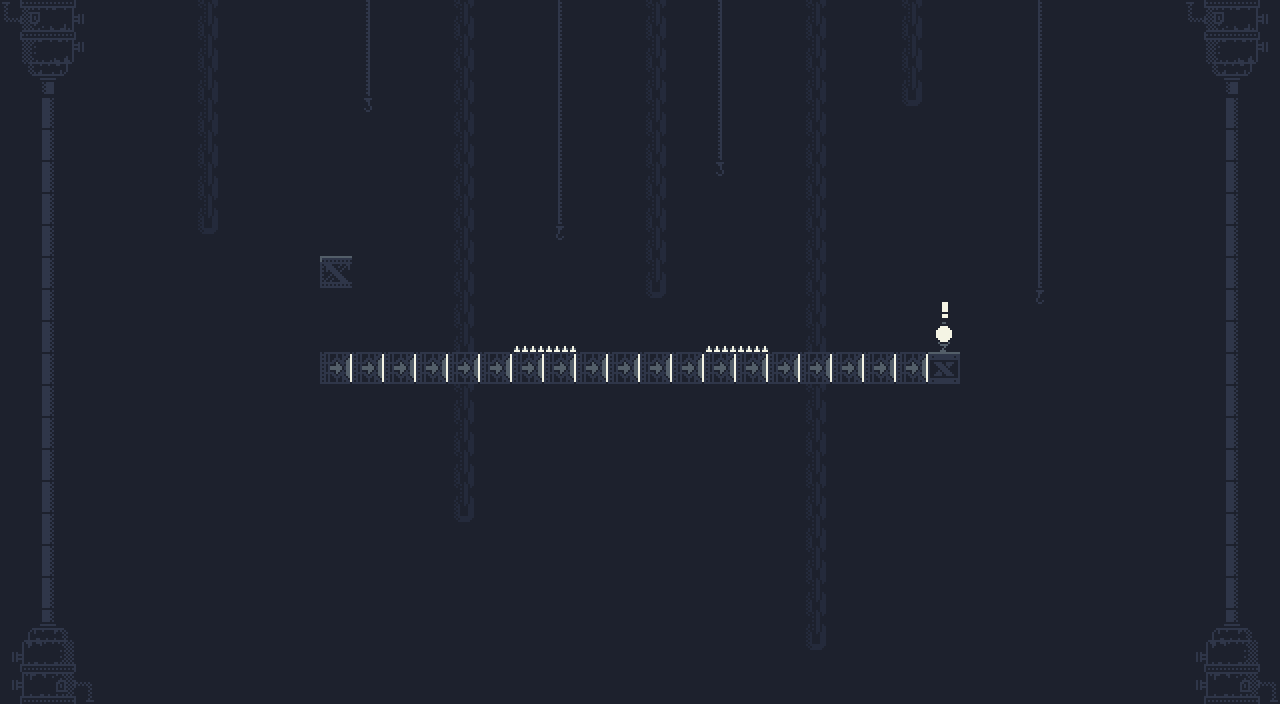

A 2D game scene composited from a Tiled map and its tileset images. What follows is a short description and the map's XML, with every tile layer's data as written:
An orthogonal 40x22 tile map with 32x32 px tiles, 3 tile layers (Background, Ground, Foreground) and 3 objects (Spawn, Win).

<map version="1.10" tiledversion="1.12.1" orientation="orthogonal" renderorder="right-down" width="40" height="22" tilewidth="32" tileheight="32" infinite="0" backgroundcolor="#1d212d" nextlayerid="5" nextobjectid="9">
 <editorsettings>
  <export target="level3.json" format="json" />
 </editorsettings>
 <tileset firstgid="1" name="0x72-industrial-tileset-32px-extruded" tilewidth="32" tileheight="32" spacing="2" margin="1" tilecount="1024" columns="32">
  <image source="0x72-industrial-tileset-32px-extruded.png" width="1088" height="1088" />
  <tile id="5">
   <properties>
    <property name="collides" type="bool" value="true" />
   </properties>
  </tile>
  <tile id="12">
   <properties>
    <property name="collides" type="bool" value="true" />
   </properties>
  </tile>
  <tile id="13">
   <properties>
    <property name="collides" type="bool" value="true" />
   </properties>
  </tile>
  <tile id="14">
   <properties>
    <property name="collides" type="bool" value="true" />
   </properties>
  </tile>
  <tile id="15">
   <properties>
    <property name="collides" type="bool" value="true" />
   </properties>
  </tile>
  <tile id="19">
   <properties>
    <property name="collides" type="bool" value="true" />
   </properties>
  </tile>
  <tile id="20">
   <properties>
    <property name="collides" type="bool" value="true" />
   </properties>
  </tile>
  <tile id="21">
   <properties>
    <property name="collides" type="bool" value="true" />
   </properties>
  </tile>
  <tile id="32">
   <properties>
    <property name="collides" type="bool" value="true" />
   </properties>
  </tile>
  <tile id="33">
   <properties>
    <property name="collides" type="bool" value="true" />
   </properties>
  </tile>
  <tile id="34">
   <properties>
    <property name="collides" type="bool" value="true" />
   </properties>
  </tile>
  <tile id="35">
   <properties>
    <property name="collides" type="bool" value="true" />
   </properties>
  </tile>
  <tile id="36">
   <properties>
    <property name="collides" type="bool" value="true" />
   </properties>
  </tile>
  <tile id="37">
   <properties>
    <property name="collides" type="bool" value="true" />
   </properties>
  </tile>
  <tile id="38">
   <properties>
    <property name="collides" type="bool" value="true" />
   </properties>
  </tile>
  <tile id="39">
   <properties>
    <property name="collides" type="bool" value="true" />
   </properties>
  </tile>
  <tile id="40">
   <properties>
    <property name="collides" type="bool" value="true" />
   </properties>
  </tile>
  <tile id="41">
   <properties>
    <property name="collides" type="bool" value="true" />
   </properties>
  </tile>
  <tile id="42">
   <properties>
    <property name="collides" type="bool" value="true" />
   </properties>
  </tile>
  <tile id="43">
   <properties>
    <property name="collides" type="bool" value="true" />
   </properties>
  </tile>
  <tile id="52">
   <properties>
    <property name="collides" type="bool" value="true" />
   </properties>
  </tile>
  <tile id="53">
   <properties>
    <property name="collides" type="bool" value="true" />
    <property name="isPermanent" type="bool" value="true" />
   </properties>
  </tile>
  <tile id="76">
   <properties>
    <property name="collides" type="bool" value="true" />
    <property name="isSpike" type="bool" value="true" />
   </properties>
   <objectgroup draworder="index">
    <object id="5" x="2" y="26" width="30" height="6" />
   </objectgroup>
  </tile>
  <tile id="77">
   <properties>
    <property name="collides" type="bool" value="true" />
    <property name="isSpike" type="bool" value="true" />
   </properties>
  </tile>
  <tile id="78">
   <properties>
    <property name="collides" type="bool" value="true" />
    <property name="isSpike" type="bool" value="true" />
   </properties>
  </tile>
  <tile id="79">
   <properties>
    <property name="collides" type="bool" value="true" />
    <property name="isSpike" type="bool" value="true" />
   </properties>
  </tile>
  <tile id="84">
   <properties>
    <property name="collides" type="bool" value="true" />
   </properties>
  </tile>
  <tile id="85">
   <properties>
    <property name="collides" type="bool" value="true" />
   </properties>
  </tile>
  <tile id="86">
   <properties>
    <property name="collides" type="bool" value="true" />
   </properties>
  </tile>
  <tile id="87">
   <properties>
    <property name="collides" type="bool" value="true" />
   </properties>
  </tile>
  <tile id="88">
   <properties>
    <property name="collides" type="bool" value="true" />
   </properties>
  </tile>
  <tile id="89">
   <properties>
    <property name="collides" type="bool" value="true" />
   </properties>
  </tile>
  <tile id="108">
   <properties>
    <property name="collides" type="bool" value="true" />
    <property name="isSpike" type="bool" value="true" />
   </properties>
  </tile>
  <tile id="109">
   <properties>
    <property name="collides" type="bool" value="true" />
    <property name="isSpike" type="bool" value="true" />
   </properties>
  </tile>
  <tile id="110">
   <properties>
    <property name="collides" type="bool" value="true" />
    <property name="isSpike" type="bool" value="true" />
   </properties>
  </tile>
  <tile id="111">
   <properties>
    <property name="collides" type="bool" value="true" />
    <property name="isSpike" type="bool" value="true" />
   </properties>
  </tile>
  <tile id="116">
   <properties>
    <property name="collides" type="bool" value="true" />
   </properties>
  </tile>
  <tile id="117">
   <properties>
    <property name="collides" type="bool" value="true" />
   </properties>
  </tile>
  <tile id="118">
   <properties>
    <property name="collides" type="bool" value="true" />
   </properties>
  </tile>
  <tile id="119">
   <properties>
    <property name="collides" type="bool" value="true" />
   </properties>
  </tile>
  <tile id="120">
   <properties>
    <property name="collides" type="bool" value="true" />
   </properties>
  </tile>
  <tile id="121">
   <properties>
    <property name="collides" type="bool" value="true" />
   </properties>
  </tile>
  <tile id="152">
   <properties>
    <property name="collides" type="bool" value="true" />
   </properties>
  </tile>
  <tile id="153">
   <properties>
    <property name="collides" type="bool" value="true" />
   </properties>
  </tile>
  <tile id="196">
   <properties>
    <property name="collides" type="bool" value="true" />
   </properties>
  </tile>
  <tile id="197">
   <properties>
    <property name="collides" type="bool" value="true" />
   </properties>
  </tile>
  <tile id="198">
   <properties>
    <property name="collides" type="bool" value="true" />
   </properties>
  </tile>
  <tile id="199">
   <properties>
    <property name="collides" type="bool" value="true" />
   </properties>
  </tile>
  <tile id="200">
   <properties>
    <property name="collides" type="bool" value="true" />
   </properties>
  </tile>
  <tile id="201">
   <properties>
    <property name="collides" type="bool" value="true" />
   </properties>
  </tile>
  <tile id="228">
   <properties>
    <property name="collides" type="bool" value="true" />
   </properties>
  </tile>
  <tile id="229">
   <properties>
    <property name="collides" type="bool" value="true" />
   </properties>
  </tile>
  <tile id="230">
   <properties>
    <property name="collides" type="bool" value="true" />
   </properties>
  </tile>
  <tile id="231">
   <properties>
    <property name="collides" type="bool" value="true" />
   </properties>
  </tile>
  <tile id="232">
   <properties>
    <property name="collides" type="bool" value="true" />
   </properties>
  </tile>
  <tile id="233">
   <properties>
    <property name="collides" type="bool" value="true" />
   </properties>
  </tile>
  <tile id="256">
   <properties>
    <property name="collides" type="bool" value="true" />
   </properties>
  </tile>
  <tile id="257">
   <properties>
    <property name="collides" type="bool" value="true" />
   </properties>
  </tile>
  <tile id="258">
   <properties>
    <property name="collides" type="bool" value="true" />
   </properties>
  </tile>
  <tile id="259">
   <properties>
    <property name="collides" type="bool" value="true" />
   </properties>
  </tile>
  <tile id="288">
   <properties>
    <property name="collides" type="bool" value="true" />
   </properties>
  </tile>
  <tile id="289">
   <properties>
    <property name="collides" type="bool" value="true" />
   </properties>
  </tile>
  <tile id="290">
   <properties>
    <property name="collides" type="bool" value="true" />
   </properties>
  </tile>
  <tile id="291">
   <properties>
    <property name="collides" type="bool" value="true" />
   </properties>
  </tile>
  <tile id="320">
   <properties>
    <property name="collides" type="bool" value="true" />
   </properties>
  </tile>
  <tile id="321">
   <properties>
    <property name="collides" type="bool" value="true" />
   </properties>
  </tile>
  <tile id="322">
   <properties>
    <property name="collides" type="bool" value="true" />
   </properties>
  </tile>
  <tile id="323">
   <properties>
    <property name="collides" type="bool" value="true" />
   </properties>
  </tile>
 </tileset>
 <layer id="1" name="Background" width="40" height="22">
  <data encoding="csv">
3221225870,3221225869,3221225868,0,0,0,2147483671,0,0,0,0,2147483745,0,0,2147483671,0,0,1073741921,0,0,2147483671,0,2147483745,0,0,2147483671,0,0,2147483671,0,0,0,1073741921,0,0,0,0,3221225870,3221225869,3221225868,
3221225838,3221225837,3221225836,0,0,0,2147483671,0,0,0,0,2147483745,0,0,2147483671,0,0,1073741921,0,0,2147483671,0,2147483745,0,0,2147483671,0,0,2147483671,0,0,0,1073741921,0,0,0,0,3221225838,3221225837,3221225836,
3221225806,3221225805,3221225804,0,0,0,2147483671,0,0,0,0,2147483745,0,0,2147483671,0,0,1073741921,0,0,2147483671,0,2147483745,0,0,2147483671,0,0,2147483671,0,0,0,1073741921,0,0,0,0,3221225806,3221225805,3221225804,
0,367,0,0,0,0,2147483671,0,0,0,0,2147483777,0,0,2147483671,0,0,1073741921,0,0,2147483671,0,2147483745,0,0,2147483671,0,0,2147483703,0,0,0,1073741921,0,0,0,0,0,367,0,
0,367,0,0,0,0,2147483671,0,0,0,0,0,0,0,2147483671,0,0,1073741921,0,0,2147483671,0,2147483745,0,0,2147483671,0,0,0,0,0,0,1073741921,0,0,0,0,0,367,0,
0,367,0,0,0,0,2147483671,0,0,0,0,0,0,0,2147483671,0,0,1073741921,0,0,2147483671,0,2147483777,0,0,2147483671,0,0,0,0,0,0,1073741921,0,0,0,0,0,367,0,
0,367,0,0,0,0,2147483671,0,0,0,0,0,0,0,2147483671,0,0,1073741921,0,0,2147483671,0,0,0,0,2147483671,0,0,0,0,0,0,1073741921,0,0,0,0,0,367,0,
0,367,0,0,0,0,2147483703,0,0,0,0,0,0,0,2147483671,0,0,2147483809,0,0,2147483671,0,0,0,0,2147483671,0,0,0,0,0,0,1073741921,0,0,0,0,0,367,0,
0,367,0,0,0,0,0,0,0,0,0,0,0,0,2147483671,0,0,0,0,0,2147483671,0,0,0,0,2147483671,0,0,0,0,0,0,1073741921,0,0,0,0,0,367,0,
0,367,0,0,0,0,0,0,0,0,0,0,0,0,2147483671,0,0,0,0,0,2147483703,0,0,0,0,2147483671,0,0,0,0,0,0,2147483809,0,0,0,0,0,367,0,
0,367,0,0,0,0,0,0,0,0,0,0,0,0,2147483671,0,0,0,0,0,0,0,0,0,0,2147483671,0,0,0,0,0,0,0,0,0,0,0,0,367,0,
0,367,0,0,0,0,0,0,0,0,0,0,0,0,2147483671,0,0,0,0,0,0,0,0,0,0,2147483671,0,0,0,0,0,0,0,0,0,0,0,0,367,0,
0,367,0,0,0,0,0,0,0,0,0,0,0,0,2147483671,0,0,0,0,0,0,0,0,0,0,2147483671,0,0,0,0,0,0,0,0,0,0,0,0,367,0,
0,367,0,0,0,0,0,0,0,0,0,0,0,0,2147483671,0,0,0,0,0,0,0,0,0,0,2147483671,0,0,0,0,0,0,0,0,0,0,0,0,367,0,
0,367,0,0,0,0,0,0,0,0,0,0,0,0,2147483671,0,0,0,0,0,0,0,0,0,0,2147483671,0,0,0,0,0,0,0,0,0,0,0,0,367,0,
0,367,0,0,0,0,0,0,0,0,0,0,0,0,2147483671,0,0,0,0,0,0,0,0,0,0,2147483671,0,0,0,0,0,0,0,0,0,0,0,0,367,0,
0,367,0,0,0,0,0,0,0,0,0,0,0,0,2147483703,0,0,0,0,0,0,0,0,0,0,2147483671,0,0,0,0,0,0,0,0,0,0,0,0,367,0,
0,367,0,0,0,0,0,0,0,0,0,0,0,0,0,0,0,0,0,0,0,0,0,0,0,2147483671,0,0,0,0,0,0,0,0,0,0,0,0,367,0,
0,367,0,0,0,0,0,0,0,0,0,0,0,0,0,0,0,0,0,0,0,0,0,0,0,2147483671,0,0,0,0,0,0,0,0,0,0,0,0,367,0,
332,333,334,0,0,0,0,0,0,0,0,0,0,0,0,0,0,0,0,0,0,0,0,0,0,2147483671,0,0,0,0,0,0,0,0,0,0,0,332,333,334,
364,365,366,0,0,0,0,0,0,0,0,0,0,0,0,0,0,0,0,0,0,0,0,0,0,2147483703,0,0,0,0,0,0,0,0,0,0,0,364,365,366,
396,397,398,0,0,0,0,0,0,0,0,0,0,0,0,0,0,0,0,0,0,0,0,0,0,0,0,0,0,0,0,0,0,0,0,0,0,396,397,398
</data>
 </layer>
 <layer id="2" name="Ground" width="40" height="22">
  <data encoding="csv">
0,0,0,0,0,0,0,0,0,0,0,0,0,0,0,0,0,0,0,0,0,0,0,0,0,0,0,0,0,0,0,0,0,0,0,0,0,0,0,0,
0,0,0,0,0,0,0,0,0,0,0,0,0,0,0,0,0,0,0,0,0,0,0,0,0,0,0,0,0,0,0,0,0,0,0,0,0,0,0,0,
0,0,0,0,0,0,0,0,0,0,0,0,0,0,0,0,0,0,0,0,0,0,0,0,0,0,0,0,0,0,0,0,0,0,0,0,0,0,0,0,
0,0,0,0,0,0,0,0,0,0,0,0,0,0,0,0,0,0,0,0,0,0,0,0,0,0,0,0,0,0,0,0,0,0,0,0,0,0,0,0,
0,0,0,0,0,0,0,0,0,0,0,0,0,0,0,0,0,0,0,0,0,0,0,0,0,0,0,0,0,0,0,0,0,0,0,0,0,0,0,0,
0,0,0,0,0,0,0,0,0,0,0,0,0,0,0,0,0,0,0,0,0,0,0,0,0,0,0,0,0,0,0,0,0,0,0,0,0,0,0,0,
0,0,0,0,0,0,0,0,0,0,0,0,0,0,0,0,0,0,0,0,0,0,0,0,0,0,0,0,0,0,0,0,0,0,0,0,0,0,0,0,
0,0,0,0,0,0,0,0,0,0,0,0,0,0,0,0,0,0,0,0,0,0,0,0,0,0,0,0,0,0,0,0,0,0,0,0,0,0,0,0,
0,0,0,0,0,0,0,0,0,0,13,0,0,0,0,0,0,0,0,0,0,0,0,0,0,0,0,0,0,0,0,0,0,0,0,0,0,0,0,0,
0,0,0,0,0,0,0,0,0,0,0,0,0,0,0,0,0,0,0,0,0,0,0,0,0,0,0,0,0,0,0,0,0,0,0,0,0,0,0,0,
0,0,0,0,0,0,0,0,0,0,0,0,0,0,0,0,77,77,0,0,0,0,77,77,0,0,0,0,0,0,0,0,0,0,0,0,0,0,0,0,
0,0,0,0,0,0,0,0,0,0,2684354722,2684354722,2684354722,2684354722,2684354722,2684354722,2684354722,2684354722,2684354722,2684354722,2684354722,2684354722,2684354722,2684354722,2684354722,2684354722,2684354722,2684354722,2684354722,6,0,0,0,0,0,0,0,0,0,0,
0,0,0,0,0,0,0,0,0,0,0,0,0,0,0,0,0,0,0,0,0,0,0,0,0,0,0,0,0,0,0,0,0,0,0,0,0,0,0,0,
0,0,0,0,0,0,0,0,0,0,0,0,0,0,0,0,0,0,0,0,0,0,0,0,0,0,0,0,0,0,0,0,0,0,0,0,0,0,0,0,
0,0,0,0,0,0,0,0,0,0,0,0,0,0,0,0,0,0,0,0,0,0,0,0,0,0,0,0,0,0,0,0,0,0,0,0,0,0,0,0,
0,0,0,0,0,0,0,0,0,0,0,0,0,0,0,0,0,0,0,0,0,0,0,0,0,0,0,0,0,0,0,0,0,0,0,0,0,0,0,0,
0,0,0,0,0,0,0,0,0,0,0,0,0,0,0,0,0,0,0,0,0,0,0,0,0,0,0,0,0,0,0,0,0,0,0,0,0,0,0,0,
0,0,0,0,0,0,0,0,0,0,0,0,0,0,0,0,0,0,0,0,0,0,0,0,0,0,0,0,0,0,0,0,0,0,0,0,0,0,0,0,
0,0,0,0,0,0,0,0,0,0,0,0,0,0,0,0,0,0,0,0,0,0,0,0,0,0,0,0,0,0,0,0,0,0,0,0,0,0,0,0,
0,0,0,0,0,0,0,0,0,0,0,0,0,0,0,0,0,0,0,0,0,0,0,0,0,0,0,0,0,0,0,0,0,0,0,0,0,0,0,0,
0,0,0,0,0,0,0,0,0,0,0,0,0,0,0,0,0,0,0,0,0,0,0,0,0,0,0,0,0,0,0,0,0,0,0,0,0,0,0,0,
0,0,0,0,0,0,0,0,0,0,0,0,0,0,0,0,0,0,0,0,0,0,0,0,0,0,0,0,0,0,0,0,0,0,0,0,0,0,0,0
</data>
 </layer>
 <layer id="3" name="Foreground" width="40" height="22">
  <data encoding="csv">
0,0,0,0,0,0,0,0,0,0,0,0,0,0,0,0,0,0,0,0,0,0,0,0,0,0,0,0,0,0,0,0,0,0,0,0,0,0,0,0,
0,0,0,0,0,0,0,0,0,0,0,0,0,0,0,0,0,0,0,0,0,0,0,0,0,0,0,0,0,0,0,0,0,0,0,0,0,0,0,0,
0,0,0,0,0,0,0,0,0,0,0,0,0,0,0,0,0,0,0,0,0,0,0,0,0,0,0,0,0,0,0,0,0,0,0,0,0,0,0,0,
0,0,0,0,0,0,0,0,0,0,0,0,0,0,0,0,0,0,0,0,0,0,0,0,0,0,0,0,0,0,0,0,0,0,0,0,0,0,0,0,
0,0,0,0,0,0,0,0,0,0,0,0,0,0,0,0,0,0,0,0,0,0,0,0,0,0,0,0,0,0,0,0,0,0,0,0,0,0,0,0,
0,0,0,0,0,0,0,0,0,0,0,0,0,0,0,0,0,0,0,0,0,0,0,0,0,0,0,0,0,0,0,0,0,0,0,0,0,0,0,0,
0,0,0,0,0,0,0,0,0,0,0,0,0,0,0,0,0,0,0,0,0,0,0,0,0,0,0,0,0,0,0,0,0,0,0,0,0,0,0,0,
0,0,0,0,0,0,0,0,0,0,0,0,0,0,0,0,0,0,0,0,0,0,0,0,0,0,0,0,0,0,0,0,0,0,0,0,0,0,0,0,
0,0,0,0,0,0,0,0,0,0,0,0,0,0,0,0,0,0,0,0,0,0,0,0,0,0,0,0,0,0,0,0,0,0,0,0,0,0,0,0,
0,0,0,0,0,0,0,0,0,0,0,0,0,0,0,0,0,0,0,0,0,0,0,0,0,0,0,0,0,646,0,0,0,0,0,0,0,0,0,0,
0,0,0,0,0,0,0,0,0,0,0,0,0,0,0,0,0,0,0,0,0,0,0,0,0,0,0,0,0,317,0,0,0,0,0,0,0,0,0,0,
0,0,0,0,0,0,0,0,0,0,0,0,0,0,0,0,0,0,0,0,0,0,0,0,0,0,0,0,0,0,0,0,0,0,0,0,0,0,0,0,
0,0,0,0,0,0,0,0,0,0,0,0,0,0,0,0,0,0,0,0,0,0,0,0,0,0,0,0,0,0,0,0,0,0,0,0,0,0,0,0,
0,0,0,0,0,0,0,0,0,0,0,0,0,0,0,0,0,0,0,0,0,0,0,0,0,0,0,0,0,0,0,0,0,0,0,0,0,0,0,0,
0,0,0,0,0,0,0,0,0,0,0,0,0,0,0,0,0,0,0,0,0,0,0,0,0,0,0,0,0,0,0,0,0,0,0,0,0,0,0,0,
0,0,0,0,0,0,0,0,0,0,0,0,0,0,0,0,0,0,0,0,0,0,0,0,0,0,0,0,0,0,0,0,0,0,0,0,0,0,0,0,
0,0,0,0,0,0,0,0,0,0,0,0,0,0,0,0,0,0,0,0,0,0,0,0,0,0,0,0,0,0,0,0,0,0,0,0,0,0,0,0,
0,0,0,0,0,0,0,0,0,0,0,0,0,0,0,0,0,0,0,0,0,0,0,0,0,0,0,0,0,0,0,0,0,0,0,0,0,0,0,0,
0,0,0,0,0,0,0,0,0,0,0,0,0,0,0,0,0,0,0,0,0,0,0,0,0,0,0,0,0,0,0,0,0,0,0,0,0,0,0,0,
0,0,0,0,0,0,0,0,0,0,0,0,0,0,0,0,0,0,0,0,0,0,0,0,0,0,0,0,0,0,0,0,0,0,0,0,0,0,0,0,
0,0,0,0,0,0,0,0,0,0,0,0,0,0,0,0,0,0,0,0,0,0,0,0,0,0,0,0,0,0,0,0,0,0,0,0,0,0,0,0,
0,0,0,0,0,0,0,0,0,0,0,0,0,0,0,0,0,0,0,0,0,0,0,0,0,0,0,0,0,0,0,0,0,0,0,0,0,0,0,0
</data>
 </layer>
 <objectgroup id="4" name="Objects">
  <object id="1" name="Spawn" x="336" y="240">
   <point />
  </object>
  <object id="8" name="Win" x="944" y="336">
   <point />
  </object>
 </objectgroup>
</map>
